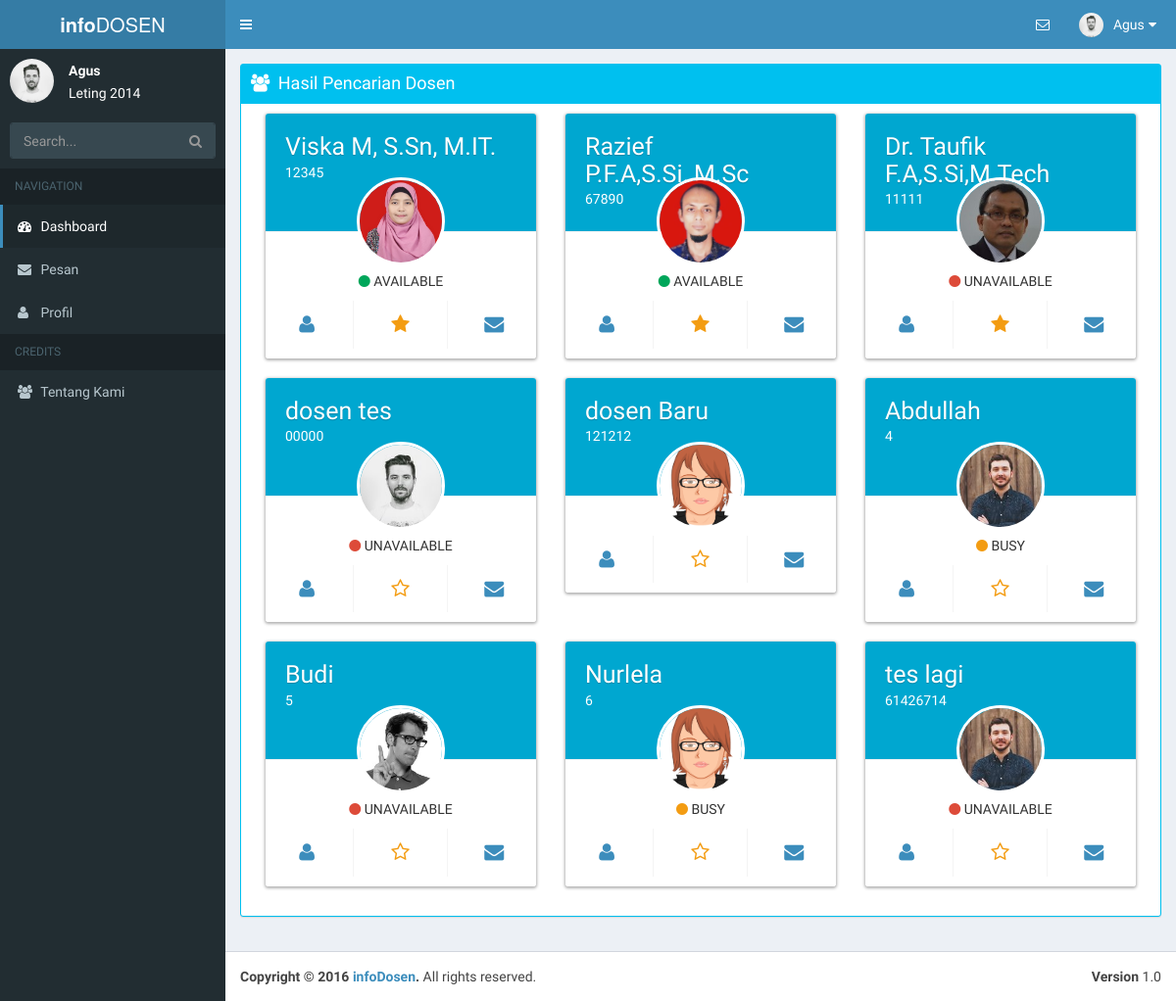
Screenshot of /mahasiswa/cari.php (signed in) with the database file from the repository.
### tables this page shows
CREATE TABLE `mahasiswa` (
  `nim` varchar(20) NOT NULL,
  `password` varchar(30) NOT NULL,
  `nama` varchar(50) NOT NULL,
  `nohp` varchar(255) NOT NULL,
  `jeniskelamin` varchar(255) NOT NULL,
  `jurusan` varchar(255) NOT NULL,
  `email` varchar(255) NOT NULL,
  `tanggallahir` date NOT NULL,
  `foto` varchar(255) NOT NULL,
  `deskripsi` text NOT NULL,
  `statusmhs` varchar(255) NOT NULL
);

CREATE TABLE `favorit` (
  `id` int(11) NOT NULL,
  `nim` varchar(20) NOT NULL,
  `nip` varchar(20) NOT NULL
);

CREATE TABLE `dosen` (
  `nip` varchar(20) NOT NULL,
  `password` varchar(255) NOT NULL,
  `nama` varchar(30) NOT NULL,
  `gender` varchar(255) NOT NULL,
  `email` varchar(255) NOT NULL,
  `foto` varchar(30) NOT NULL,
  `deskripsi` text NOT NULL,
  `about` text NOT NULL,
  `award` text NOT NULL,
  `misc` text NOT NULL,
  `status` varchar(255) NOT NULL
);

### session.php (called while the page is built, shortened)
<?php
if(!isset($_SESSION['user'])||!isset($_SESSION['level'])){
	header('Location: login.php');
}
else{
	$connection = mysql_connect("localhost", "root", "");
	$userCheck = $_SESSION['user'];
	if($_SESSION['level']=="mahasiswa"){
		$ses_sql=mysql_query("select * from mahasiswa where nim='$userCheck'", $connection);
	}
	else if ($_SESSION['level']=="dosen") {
		$ses_sql=mysql_query("select * from dosen where nip='$userCheck'", $connection);
	}
	$userOnSession = mysql_fetch_assoc($ses_sql);
}
?>

### mahasiswa/cari.php (the view, shortened to what this page needs)
<?php
include "../session.php";
$user=$userOnSession;
$pencarian="";
?>
<!DOCTYPE html>
<html>
<head>
  <link rel="stylesheet" href="../bootstrap/css/bootstrap.min.css">
  <link rel="stylesheet" href="../dist/css/font-awesome.min.css">
  <link rel="stylesheet" href="https://cdnjs.cloudflare.com/ajax/libs/ionicons/2.0.1/css/ionicons.min.css">
  <link rel="stylesheet" href="../dist/css/style.css">
  <link rel="stylesheet" href="../dist/css/AdminLTE.min.css">
  <link rel="stylesheet" href="../dist/css/skins/_all-skins.min.css">
  <link rel="stylesheet" href="../plugins/iCheck/flat/blue.css">
  <link rel="stylesheet" href="../plugins/morris/morris.css">
  <link rel="stylesheet" href="../plugins/jvectormap/jquery-jvectormap-1.2.2.css">
  <link rel="stylesheet" href="../plugins/datepicker/datepicker3.css">
  <link rel="stylesheet" href="../plugins/daterangepicker/daterangepicker-bs3.css">
  <link rel="stylesheet" href="../plugins/bootstrap-wysihtml5/bootstrap3-wysihtml5.min.css">
</head>
<body class="hold-transition skin-blue sidebar-mini">
<div class="wrapper">
  <header class="main-header">
    <a href="index.php" class="logo">
      <span class="logo-lg"><b>info</b>DOSEN</span>
    </a>
    <nav class="navbar navbar-static-top">
      <a href="#" class="sidebar-toggle" data-toggle="offcanvas" role="button">
      </a>
      <div class="navbar-custom-menu">
        <ul class="nav navbar-nav">
          <li class="dropdown messages-menu">
            <a href="#" class="dropdown-toggle" data-toggle="dropdown">
              <i class="fa fa-envelope-o"></i>
            </a>
          </li>
          <li class="dropdown user user-menu">
            <a href="#" class="dropdown-toggle" data-toggle="dropdown">
              <img src="../assets/images/<?php echo $user['foto'] ?>" class="user-image" alt="User Image">
              <span class="hidden-xs"><?php echo $user['nama'];?></span>
              <i class="fa fa-sort-down pull-right"></i>
            </a>
          </li>
        </ul>
      </div>
    </nav>
  </header>
  <aside class="main-sidebar">
    <section class="sidebar">
      <div class="user-panel">
        <div class="pull-left image">
          <img src="../assets/images/<?php echo $user['foto'] ?>" class="img-circle" alt="User Image">
        </div>
        <div class="pull-left info">
          <p><?php echo $user['nama'];?></p>
          <?php echo $user['deskripsi'];?>
        </div>
      </div>
      <form action="cari.php" method="get" class="sidebar-form">
        <div class="input-group">
          <input type="text" name="dosen" class="form-control" placeholder="Search...">
              <span class="input-group-btn">
                <button type="submit" id="search-btn" class="btn btn-flat"><i class="fa fa-search"></i>
                </button>
              </span>
        </div>
      </form>
      <ul class="sidebar-menu">
        <li class="header">NAVIGATION</li>
        <li class="active treeview">
          <a href="index.php">
            <i class="fa fa-dashboard"></i>
            <span>Dashboard</span>
          </a>
        </li>
        <li class="treeview">
          <a href="mailbox.php">
            <i class="fa fa-envelope"></i>
            <span>Pesan</span>
          </a>
        </li>
        <li class="treeview">
          <a href="profil.php">
            <i class="fa fa-user"></i>
            <span>Profil</span>
          </a>
        </li>
        <li class="header">CREDITS</li>
        <li><a href="aboutus.php"><i class="fa fa-users"></i> <span>Tentang Kami</span></a></li>
      </ul>
    </section>
  </aside>
  <div class="content-wrapper">
    <section class="content">
      <div class="row">
        <section class="col-md-12">
            <div class="box box-solid box-info">
              <div class="box-header">
                <i class="fa fa-users"></i>
                <h3 class="box-title">Hasil Pencarian Dosen</h3>
              </div>
              <div class="box-body">
                <?php
                  $sql = "select * from favorit RIGHT JOIN dosen on favorit.nim='".$user['nim']."' AND favorit.nip=dosen.nip WHERE dosen.nama LIKE '%".$pencarian."%' OR dosen.nip LIKE '%".$pencarian."%'";
                  $sqla=mysql_query($sql);
                  if(mysql_num_rows($sqla)>0){
                    while($data = mysql_fetch_array($sqla)) {
                      echo '
                            <section id="'.$data["nip"].'" class="col-md-4">
                              <div class="box box-widget widget-user" style="box-shadow: 0 1px 3px 1px rgba(0, 0, 0, 0.3);">
                                <div class="widget-user-header bg-aqua-active">
                                  <h3 class="widget-user-username">'.$data["nama"].'</h3>
                                  <h5 class="widget-user-desc">'.$data["nip"].'</h5>
                                </div>
                                <div class="widget-user-image">
                                  <img class="img-circle" src="../assets/images/'.$data["foto"].'" alt="User Avatar">
                                </div>
                                <div class="box-footer">
                                  <div class="row">
                                    <div class="col-sm-12">
                                      <div class="description-block">';
                                      switch($data['status']){
                                        case 'AVAILABLE': echo '<i class="fa fa-circle text-green"></i>'; break;
                                        case 'UNAVAILABLE': echo '<i class="fa fa-circle text-red"></i>'; break;
                                        case 'BUSY': echo '<i class="fa fa-circle text-yellow"></i>'; break;
                                      }
                                      echo '
                                      <span class="description-text">'.$data['status'].'</span>
                                      </div>
                                    </div>
                                  </div>
                                  <div class="row">
                                    <div class="col-sm-4 border-right">
                                      <div style="font-size: 20px;" class="description-block">
                                        <a href="dosen.php?nip='.$data["nip"].'">
                                          <i class="fa fa-user" data-toggle="tooltip" title="Lihat Profil"></i>
                                        </a>
                                      </div>
                                    </div>
                                    <div class="col-sm-4 border-right">
                                      <div style="font-size: 20px;" class="description-block">';
                                        if(!empty($data['nim'])){
                                          echo '<div class="favorit-star"><a href="#"><i class="fa fa-star text-yellow"></i></a></div>';
                                        }
                                        else{
                                          echo '<div class="favorit-star"><a href="#"><i class="fa fa-star-o text-yellow"></i></a></div>';
                                        }
                                    echo '
                                      </div>
                                    </div>
                                    <div class="col-sm-4">
                                      <div style="font-size: 20px;" class="description-block">
                                      <a href="pesanbaru.php?ke='.$data["nip"].'">
                                        <i class="fa fa-envelope" data-toggle="tooltip" title="Kirim Pesan"></i>
                                      </a>
                                      </div>
                                    </div>
                                  </div>
                                </div>
                              </div>
                            </section>';
                    }
                  }
                ?>
              </div>
            </div>
        </section>
      </div>
    </section>
  </div>
  <footer class="main-footer">
    <div class="pull-right hidden-xs">
      <b>Version</b> 1.0
    </div>
    <strong>Copyright &copy; 2016 <a href="#">infoDosen</a>.</strong> All rights reserved.
  </footer>
</div>
</body>
</html>

### rows the page displays
mahasiswa: foto (picture), nama "Agus", deskripsi "Leting 2014"
favorit: dosen.nama "Viska M, S.Sn, M.IT.", dosen.nip "12345", dosen.foto (picture), dosen.status "AVAILABLE"
favorit: dosen.nama "Razief P.F.A,S.Si.,M.Sc", dosen.nip "67890", dosen.foto (picture), dosen.status "AVAILABLE"
favorit: dosen.nama "Dr. Taufik F.A,S.Si,M.Tech", dosen.nip "11111", dosen.foto (picture), dosen.status "UNAVAILABLE"
dosen: nama "dosen tes", nip "00000", foto (picture), status "UNAVAILABLE"
dosen: nama "dosen Baru", nip "121212", foto (picture)
dosen: nama "Abdullah", nip "4", foto (picture), status "BUSY"
dosen: nama "Budi", nip "5", foto (picture), status "UNAVAILABLE"
dosen: nama "Nurlela", nip "6", foto (picture), status "BUSY"
dosen: nama "tes lagi", nip "61426714", foto (picture), status "UNAVAILABLE"
